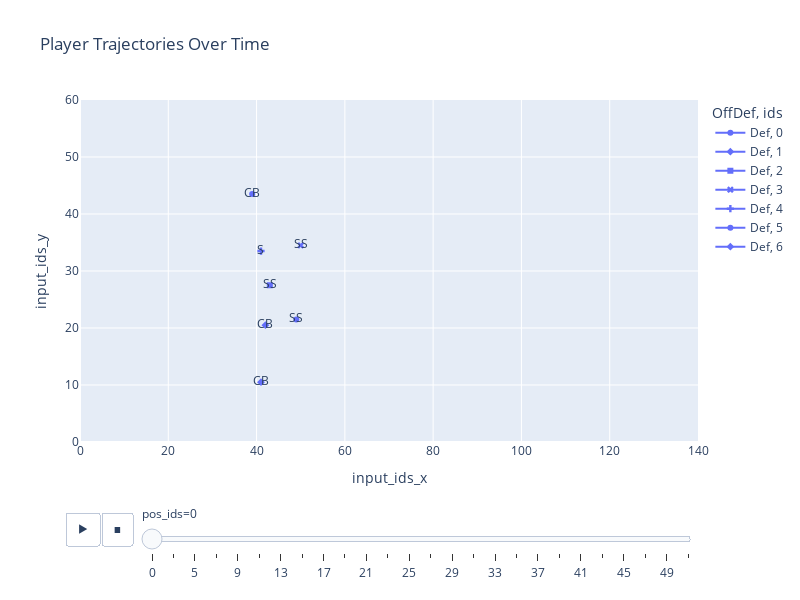

Source (notebook cell):
### Code cell
fig = px.line(plot, x="input_ids_x", y="input_ids_y", animation_frame="pos_ids", color="OffDef", symbol="ids",
                 text="position_ids", title="Player Trajectories Over Time", line_shape="linear",
                 range_x=[0, 140], range_y=[0, 60], # Set X and Y axis ranges
                 render_mode="svg")  # Render mode for smoother lines

# Customize the appearance of the plot
fig.update_traces(marker=dict(size=10), selector=dict(mode='lines'))

fig.update_layout(width=800, height=600)

### Figure 1 — Plotly figure (JSON) as saved in the notebook; plotly's stock layout.template omitted (floating-point values rounded to 4 significant figures)
{"data": [{"hovertemplate": "OffDef=Def<br>ids=0<br>pos_ids=0<br>input_ids_x=%{x}<br>input_ids_y=%{y}<br>position_ids=%{text}<extra></extra>", "legendgroup": "Def, 0", "line": {"color": "#636efa", "dash": "solid", "shape": "linear"}, "marker": {"symbol": "circle"}, "mode": "text+markers+lines", "name": "Def, 0", "orientation": "v", "showlegend": true, "text": ["SS"], "type": "scatter", "x": [49], "xaxis": "x", "y": [21.5], "yaxis": "y"}, {"hovertemplate": "OffDef=Def<br>ids=1<br>pos_ids=0<br>input_ids_x=%{x}<br>input_ids_y=%{y}<br>position_ids=%{text}<extra></extra>", "legendgroup": "Def, 1", "line": {"color": "#636efa", "dash": "solid", "shape": "linear"}, "marker": {"symbol": "diamond"}, "mode": "text+markers+lines", "name": "Def, 1", "orientation": "v", "showlegend": true, "text": ["CB"], "type": "scatter", "x": [41], "xaxis": "x", "y": [10.5], "yaxis": "y"}, {"hovertemplate": "OffDef=Def<br>ids=2<br>pos_ids=0<br>input_ids_x=%{x}<br>input_ids_y=%{y}<br>position_ids=%{text}<extra></extra>", "legendgroup": "Def, 2", "line": {"color": "#636efa", "dash": "solid", "shape": "linear"}, "marker": {"symbol": "square"}, "mode": "text+markers+lines", "name": "Def, 2", "orientation": "v", "showlegend": true, "text": ["SS"], "type": "scatter", "x": [43], "xaxis": "x", "y": [27.5], "yaxis": "y"}, {"hovertemplate": "OffDef=Def<br>ids=3<br>pos_ids=0<br>input_ids_x=%{x}<br>input_ids_y=%{y}<br>position_ids=%{text}<extra></extra>", "legendgroup": "Def, 3", "line": {"color": "#636efa", "dash": "solid", "shape": "linear"}, "marker": {"symbol": "x"}, "mode": "text+markers+lines", "name": "Def, 3", "orientation": "v", "showlegend": true, "text": ["SS"], "type": "scatter", "x": [50], "xaxis": "x", "y": [34.5], "yaxis": "y"}, {"hovertemplate": "OffDef=Def<br>ids=4<br>pos_ids=0<br>input_ids_x=%{x}<br>input_ids_y=%{y}<br>position_ids=%{text}<extra></extra>", "legendgroup": "Def, 4", "line": {"color": "#636efa", "dash": "solid", "shape": "linear"}, "marker": {"symbol": "cross"}, "mode": "text+markers+lines", "name": "Def, 4", "orientation": "v", "showlegend": true, "text": ["S"], "type": "scatter", "x": [41], "xaxis": "x", "y": [33.5], "yaxis": "y"}, {"hovertemplate": "OffDef=Def<br>ids=5<br>pos_ids=0<br>input_ids_x=%{x}<br>input_ids_y=%{y}<br>position_ids=%{text}<extra></extra>", "legendgroup": "Def, 5", "line": {"color": "#636efa", "dash": "solid", "shape": "linear"}, "marker": {"symbol": "circle"}, "mode": "text+markers+lines", "name": "Def, 5", "orientation": "v", "showlegend": true, "text": ["CB"], "type": "scatter", "x": [39], "xaxis": "x", "y": [43.5], "yaxis": "y"}, {"hovertemplate": "OffDef=Def<br>ids=6<br>pos_ids=0<br>input_ids_x=%{x}<br>input_ids_y=%{y}<br>position_ids=%{text}<extra></extra>", "legendgroup": "Def, 6", "line": {"color": "#636efa", "dash": "solid", "shape": "linear"}, "marker": {"symbol": "diamond"}, "mode": "text+markers+lines", "name": "Def, 6", "orientation": "v", "showlegend": true, "text": ["CB"], "type": "scatter", "x": [42], "xaxis": "x", "y": [20.5], "yaxis": "y"}], "layout": {"height": 600, "legend": {"title": {"text": "OffDef, ids"}, "tracegroupgap": 0}, "sliders": [{"active": 0, "currentvalue": {"prefix": "pos_ids="}, "len": 0.9, "pad": {"b": 10, "t": 60}, "steps": [{"args": [["0"], {"frame": {"duration": 0, "redraw": false}, "fromcurrent": true, "mode": "immediate", "transition": {"duration": 0, "easing": "linear"}}], "label": "0", "method": "animate"}, {"args": [["3"], {"frame": {"duration": 0, "redraw": false}, "fromcurrent": true, "mode": "immediate", "transition": {"duration": 0, "easing": "linear"}}], "label": "3", "method": "animate"}, {"args": [["5"], {"frame": {"duration": 0, "redraw": false}, "fromcurrent": true, "mode": "immediate", "transition": {"duration": 0, "easing": "linear"}}], "label": "5", "method": "animate"}, {"args": [["7"], {"frame": {"duration": 0, "redraw": false}, "fromcurrent": true, "mode": "immediate", "transition": {"duration": 0, "easing": "linear"}}], "label": "7", "method": "animate"}, {"args": [["9"], {"frame": {"duration": 0, "redraw": false}, "fromcurrent": true, "mode": "immediate", "transition": {"duration": 0, "easing": "linear"}}], "label": "9", "method": "animate"}, {"args": [["11"], {"frame": {"duration": 0, "redraw": false}, "fromcurrent": true, "mode": "immediate", "transition": {"duration": 0, "easing": "linear"}}], "label": "11", "method": "animate"}, {"args": [["13"], {"frame": {"duration": 0, "redraw": false}, "fromcurrent": true, "mode": "immediate", "transition": {"duration": 0, "easing": "linear"}}], "label": "13", "method": "animate"}, {"args": [["15"], {"frame": {"duration": 0, "redraw": false}, "fromcurrent": true, "mode": "immediate", "transition": {"duration": 0, "easing": "linear"}}], "label": "15", "method": "animate"}, {"args": [["17"], {"frame": {"duration": 0, "redraw": false}, "fromcurrent": true, "mode": "immediate", "transition": {"duration": 0, "easing": "linear"}}], "label": "17", "method": "animate"}, {"args": [["19"], {"frame": {"duration": 0, "redraw": false}, "fromcurrent": true, "mode": "immediate", "transition": {"duration": 0, "easing": "linear"}}], "label": "19", "method": "animate"}, {"args": [["21"], {"frame": {"duration": 0, "redraw": false}, "fromcurrent": true, "mode": "immediate", "transition": {"duration": 0, "easing": "linear"}}], "label": "21", "method": "animate"}, {"args": [["23"], {"frame": {"duration": 0, "redraw": false}, "fromcurrent": true, "mode": "immediate", "transition": {"duration": 0, "easing": "linear"}}], "label": "23", "method": "animate"}, {"args": [["25"], {"frame": {"duration": 0, "redraw": false}, "fromcurrent": true, "mode": "immediate", "transition": {"duration": 0, "easing": "linear"}}], "label": "25", "method": "animate"}, {"args": [["27"], {"frame": {"duration": 0, "redraw": false}, "fromcurrent": true, "mode": "immediate", "transition": {"duration": 0, "easing": "linear"}}], "label": "27", "method": "animate"}, {"args": [["29"], {"frame": {"duration": 0, "redraw": false}, "fromcurrent": true, "mode": "immediate", "transition": {"duration": 0, "easing": "linear"}}], "label": "29", "method": "animate"}, {"args": [["31"], {"frame": {"duration": 0, "redraw": false}, "fromcurrent": true, "mode": "immediate", "transition": {"duration": 0, "easing": "linear"}}], "label": "31", "method": "animate"}, {"args": [["33"], {"frame": {"duration": 0, "redraw": false}, "fromcurrent": true, "mode": "immediate", "transition": {"duration": 0, "easing": "linear"}}], "label": "33", "method": "animate"}, {"args": [["35"], {"frame": {"duration": 0, "redraw": false}, "fromcurrent": true, "mode": "immediate", "transition": {"duration": 0, "easing": "linear"}}], "label": "35", "method": "animate"}, {"args": [["37"], {"frame": {"duration": 0, "redraw": false}, "fromcurrent": true, "mode": "immediate", "transition": {"duration": 0, "easing": "linear"}}], "label": "37", "method": "animate"}, {"args": [["39"], {"frame": {"duration": 0, "redraw": false}, "fromcurrent": true, "mode": "immediate", "transition": {"duration": 0, "easing": "linear"}}], "label": "39", "method": "animate"}, {"args": [["41"], {"frame": {"duration": 0, "redraw": false}, "fromcurrent": true, "mode": "immediate", "transition": {"duration": 0, "easing": "linear"}}], "label": "41", "method": "animate"}, {"args": [["43"], {"frame": {"duration": 0, "redraw": false}, "fromcurrent": true, "mode": "immediate", "transition": {"duration": 0, "easing": "linear"}}], "label": "43", "method": "animate"}, {"args": [["45"], {"frame": {"duration": 0, "redraw": false}, "fromcurrent": true, "mode": "immediate", "transition": {"duration": 0, "easing": "linear"}}], "label": "45", "method": "animate"}, {"args": [["47"], {"frame": {"duration": 0, "redraw": false}, "fromcurrent": true, "mode": "immediate", "transition": {"duration": 0, "easing": "linear"}}], "label": "47", "method": "animate"}, {"args": [["49"], {"frame": {"duration": 0, "redraw": false}, "fromcurrent": true, "mode": "immediate", "transition": {"duration": 0, "easing": "linear"}}], "label": "49", "method": "animate"}, {"args": [["51"], {"frame": {"duration": 0, "redraw": false}, "fromcurrent": true, "mode": "immediate", "transition": {"duration": 0, "easing": "linear"}}], "label": "51", "method": "animate"}], "x": 0.1, "xanchor": "left", "y": 0, "yanchor": "top"}], "title": {"text": "Player Trajectories Over Time"}, "updatemenus": [{"buttons": [{"args": [null, {"frame": {"duration": 500, "redraw": false}, "fromcurrent": true, "mode": "immediate", "transition": {"duration": 500, "easing": "linear"}}], "label": "&#9654;", "method": "animate"}, {"args": [[null], {"frame": {"duration": 0, "redraw": false}, "fromcurrent": true, "mode": "immediate", "transition": {"duration": 0, "easing": "linear"}}], "label": "&#9724;", "method": "animate"}], "direction": "left", "pad": {"r": 10, "t": 70}, "showactive": false, "type": "buttons", "x": 0.1, "xanchor": "right", "y": 0, "yanchor": "top"}], "width": 800, "xaxis": {"anchor": "y", "domain": [0, 1], "range": [0, 140], "title": {"text": "input_ids_x"}}, "yaxis": {"anchor": "x", "domain": [0, 1], "range": [0, 60], "title": {"text": "input_ids_y"}}}}
